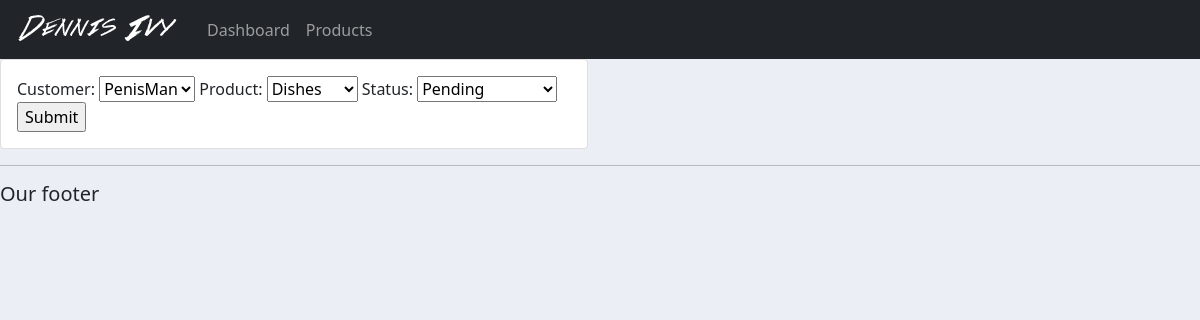
The page /update_order/1/ on the database as committed earlier.
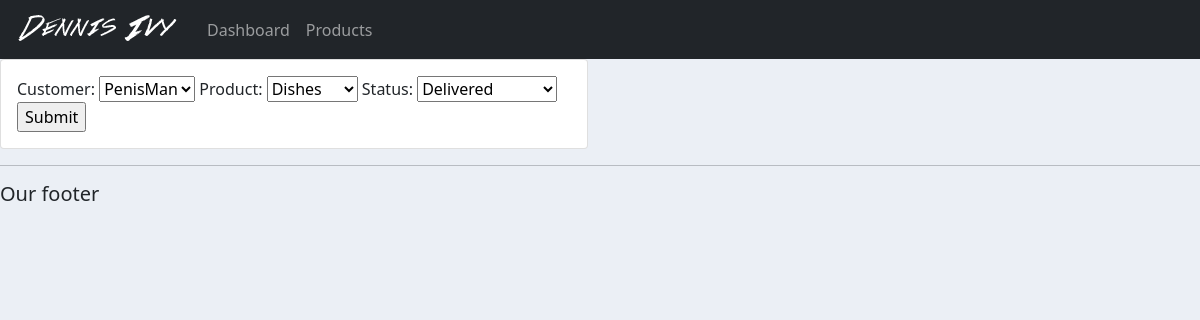
The same page on the database as committed later.
### accounts/models.py (models this page shows, shortened)
class Order(models.Model):
    STATUS = (
        ('Pending', 'Pending'),
        ('Out for delivery', 'Out for delivery'),
        ('Delivered', 'Delivered'),
    )
    customer = models.ForeignKey(Customer, null=True, on_delete=models.SET_NULL)
    product = models.ForeignKey(Product, null=True, on_delete=models.SET_NULL)
    date_created = models.DateTimeField(auto_now_add=True, null=True)
    status= models.CharField(max_length=200, null=True, choices=STATUS)

### accounts/views.py (the view)
# urls.py: path('update_order/<str:pk>/', views.updateOrder, name='update_order'),
def updateOrder(request, pk):
    order = Order.objects.get(id=pk)
    form = OrderForm(instance=order)
    if request.method == 'POST':
        form = OrderForm(request.POST, instance=order)
        if form.is_valid():
            form.save()
            return redirect('/')
    context = {'form': form}
    return render(request, 'accounts/order_form.html', context)

### accounts/forms.py
class OrderForm(ModelForm):
    class Meta:
        model = Order
        fields = '__all__'

### accounts/models.py (called while the page is built)
    def __str__(self):
        return self.name

    def __str__(self):
        return self.name

### accounts/templates/accounts/order_form.html (shortened to what this page needs)
{% extends 'accounts/main.html' %}
{% load static %}
{% block content %}
<div class="row">
    <div class="col-md-6">
        <div class="card card-body">
            <form action="" method="POST">
                {{form}}
                <input type="submit" name="Submit">
            </form>
        </div>
    </div>
</div>
{% endblock %}

Rows that differ between the two databases and show on the page:
changed Order "PenisMan": status "Pending" → "Delivered"
